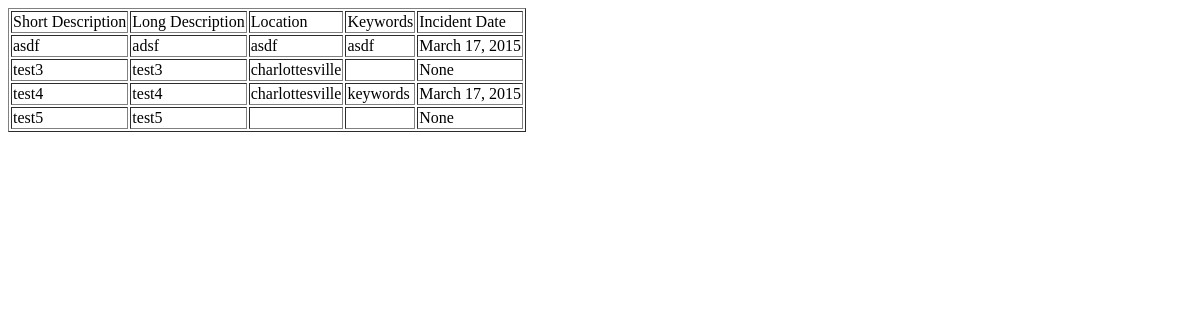
The page /SecureWitness/index on the database as committed earlier.
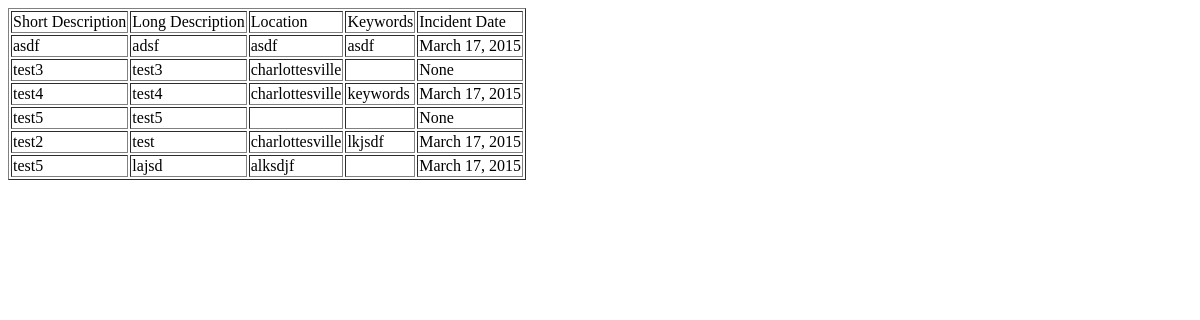
The same page on the database as committed later.
### SecureWitness/models.py (models this page shows, shortened)
class report(models.Model):
    author = models.ForeignKey(user, default = 1)
    timestamp = models.DateTimeField(auto_now_add=True)
    shortdesc = models.CharField(max_length=50)
    longdesc = models.CharField(max_length=300)
    location = models.CharField(max_length=50, blank = True, null=True)
    incident_date = models.DateField(blank = True, null=True)
    keywords = models.CharField(max_length=50, blank = True, null=True)
    private = models.BooleanField(default=False)
    file = models.FileField(upload_to='C:/Users/The F/PycharmProjects/forms/uploaded files', null = True, blank = True)

### SecureWitness/views.py (the view)
def index(request):
    report_list = report.objects.order_by('timestamp')
    template = loader.get_template('SecureWitness/index.html')
    context = RequestContext(request, {
        'report_list': report_list,
    })
    return HttpResponse(template.render(context))

### SecureWitness/templates/SecureWitness/index.html
{% if report_list %}
    <table border="1">
        <tr><td>Short Description</td><td> Long Description</td> <td>Location</td> <td> Keywords</td> <td>Incident Date </td></tr>
    {% for report in report_list %}
        <tr>
        <td>{{ report.shortdesc }}</td>
            <td>{{report.longdesc}}</td>
            <td>{{report.location}}</td>
            <td>{{report.keywords}}</td>
            <td>{{report.incident_date}}</td>
        </tr>
    {% endfor %}
    </table>
{% else %}
    <p>No reports are available.</p>
{% endif %}

Rows that differ between the two databases and show on the page:
added report: shortdesc "test2", longdesc "test", location "charlottesville", keywords "lkjsdf", incident_date "March 17, 2015"
added report: shortdesc "test5", longdesc "lajsd", location "alksdjf", incident_date "March 17, 2015"
